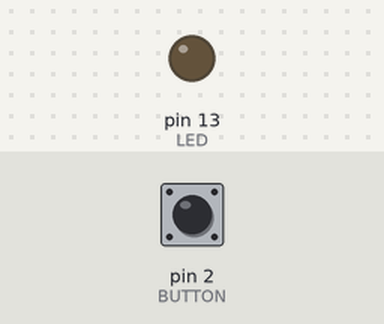
The sketch below on a simulated Arduino Uno, built with avr-gcc and run on an emulated ATmega328P. On the bench: output pins drawn as LEDs (lit = HIGH). Inputs (shaded band) come from the test bench; at power-on: pin 2 (BUTTON) HIGH. What the sketch prints to the serial monitor is not drawn.

Above: at 1.2 s.
1.3 s: pin 2 (BUTTON) pulled LOW for 0.15 s
At 2.3 s:
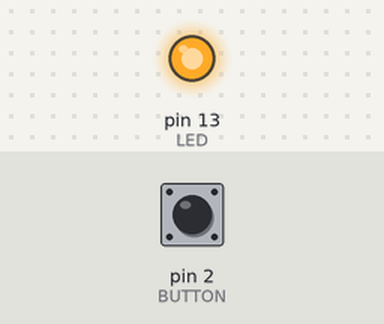
2.9 s: pin 2 (BUTTON) pulled LOW for 1 s
At 3.5 s:
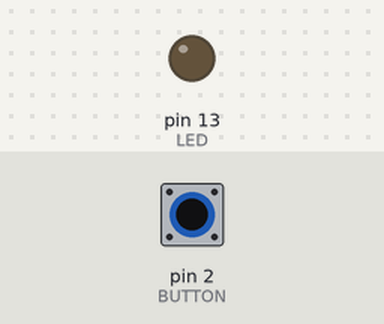
6.9 s: pin 2 (BUTTON) pulled LOW for 3.2 s
At 7.9 s:
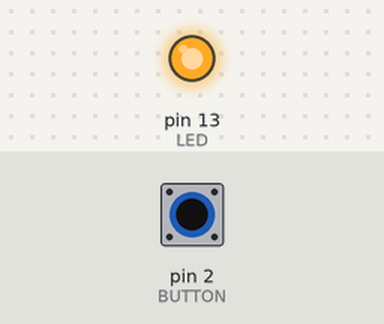
Timing chart, 0 to 9.9 s (numbered marks = the images above; inputs shaded):
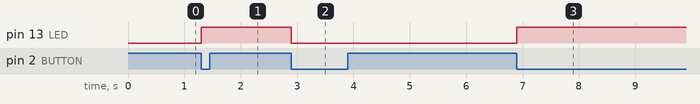

The sketch:

uno_button_interrupt_abstraction.ino
```cpp
// LED interne de l'Arduino UNO
const int LED = 13;

// Pushbutton connecté au GPIO 2
// Sur l'Arduino UNO, D2 et D3 disposent d'une interruption externe.
const int BUTTON = 2;

// Fonction d'interruption appelée automatiquement
// lorsqu'un appui est détecté sur le bouton.
void buttonISR() {
    // Avec INPUT_PULLUP, le bouton est à LOW lorsqu'il est pressé.
    if (digitalRead(BUTTON) == LOW) {
        // Change immédiatement l'état de la LED.
        digitalWrite(LED, !digitalRead(LED));
    }
}

void setup() {
    Serial.begin(9600);

    pinMode(LED, OUTPUT);
    pinMode(BUTTON, INPUT_PULLUP);

    // Associe la fonction buttonISR à l'interruption
    // correspondant à la broche BUTTON.
    attachInterrupt(digitalPinToInterrupt(BUTTON), buttonISR, FALLING);
}

void loop() {
    // La boucle principale effectue une autre tâche.
    // Elle peut être interrompue à tout moment lorsque le bouton est pressé.

    Serial.println("Bonjour :)");
}
```

Measured:
- after the input at 1.3 s, pin 13 (LED): LOW → HIGH at once
- after the input at 2.9 s, pin 13 (LED): HIGH → LOW at once
- after the input at 6.9 s, pin 13 (LED): LOW → HIGH at once
